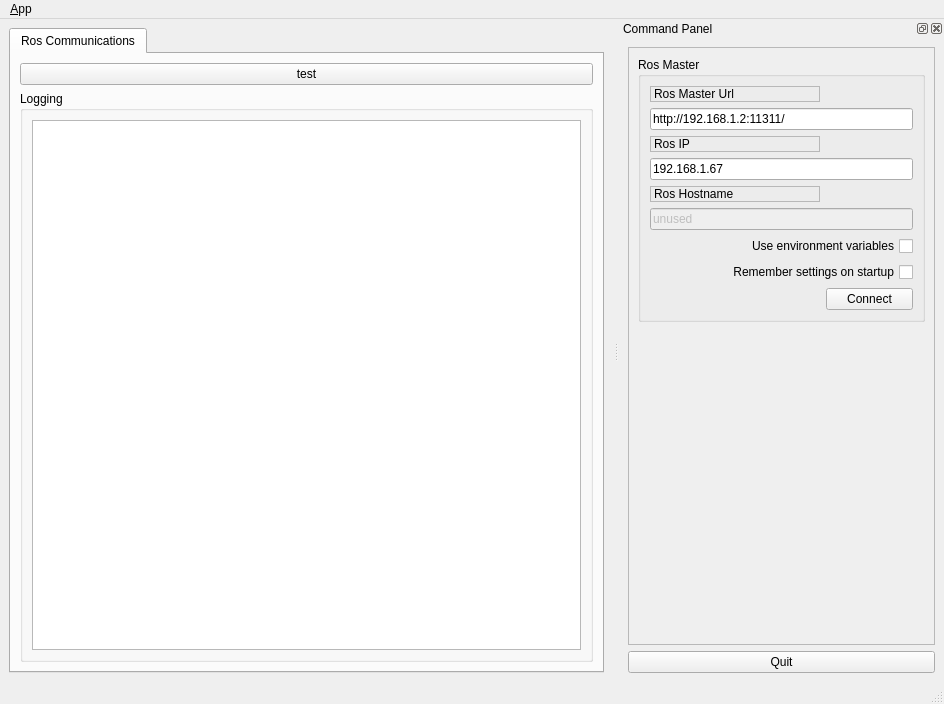
<?xml version="1.0" encoding="UTF-8"?>
<ui version="4.0">
 <class>MainWindowDesign</class>
 <widget class="QMainWindow" name="MainWindowDesign">
  <property name="geometry">
   <rect>
    <x>0</x>
    <y>0</y>
    <width>944</width>
    <height>704</height>
   </rect>
  </property>
  <property name="windowTitle">
   <string>QRosApp</string>
  </property>
  <property name="windowIcon">
   <iconset resource="../resources/images.qrc">
    <normaloff>:/images/icon.png</normaloff>:/images/icon.png</iconset>
  </property>
  <property name="locale">
   <locale language="English" country="Australia"/>
  </property>
  <widget class="QWidget" name="centralwidget">
   <layout class="QHBoxLayout">
    <item>
     <widget class="QTabWidget" name="tab_manager">
      <property name="minimumSize">
       <size>
        <width>100</width>
        <height>0</height>
       </size>
      </property>
      <property name="locale">
       <locale language="English" country="Australia"/>
      </property>
      <property name="currentIndex">
       <number>0</number>
      </property>
      <widget class="QWidget" name="tab_status">
       <attribute name="title">
        <string>Ros Communications</string>
       </attribute>
       <layout class="QVBoxLayout" name="verticalLayout_2">
        <item>
         <widget class="QPushButton" name="button_test">
          <property name="text">
           <string>test</string>
          </property>
         </widget>
        </item>
        <item>
         <widget class="QGroupBox" name="groupBox_12">
          <property name="sizePolicy">
           <sizepolicy hsizetype="MinimumExpanding" vsizetype="Preferred">
            <horstretch>0</horstretch>
            <verstretch>0</verstretch>
           </sizepolicy>
          </property>
          <property name="title">
           <string>Logging</string>
          </property>
          <layout class="QGridLayout" name="gridLayout_3">
           <item row="0" column="0">
            <widget class="QListView" name="view_logging"/>
           </item>
          </layout>
         </widget>
        </item>
       </layout>
      </widget>
     </widget>
    </item>
   </layout>
  </widget>
  <widget class="QMenuBar" name="menubar">
   <property name="geometry">
    <rect>
     <x>0</x>
     <y>0</y>
     <width>944</width>
     <height>25</height>
    </rect>
   </property>
   <widget class="QMenu" name="menu_File">
    <property name="title">
     <string>&amp;App</string>
    </property>
    <addaction name="action_Preferences"/>
    <addaction name="separator"/>
    <addaction name="actionAbout"/>
    <addaction name="actionAbout_Qt"/>
    <addaction name="separator"/>
    <addaction name="action_Quit"/>
   </widget>
   <addaction name="menu_File"/>
  </widget>
  <widget class="QStatusBar" name="statusbar"/>
  <widget class="QDockWidget" name="dock_status">
   <property name="sizePolicy">
    <sizepolicy hsizetype="Minimum" vsizetype="Preferred">
     <horstretch>0</horstretch>
     <verstretch>0</verstretch>
    </sizepolicy>
   </property>
   <property name="minimumSize">
    <size>
     <width>325</width>
     <height>395</height>
    </size>
   </property>
   <property name="allowedAreas">
    <set>Qt::RightDockWidgetArea</set>
   </property>
   <property name="windowTitle">
    <string>Command Panel</string>
   </property>
   <attribute name="dockWidgetArea">
    <number>2</number>
   </attribute>
   <widget class="QWidget" name="dockWidgetContents_2">
    <layout class="QVBoxLayout" name="verticalLayout">
     <item>
      <widget class="QFrame" name="frame">
       <property name="sizePolicy">
        <sizepolicy hsizetype="Minimum" vsizetype="Preferred">
         <horstretch>0</horstretch>
         <verstretch>0</verstretch>
        </sizepolicy>
       </property>
       <property name="frameShape">
        <enum>QFrame::StyledPanel</enum>
       </property>
       <property name="frameShadow">
        <enum>QFrame::Raised</enum>
       </property>
       <layout class="QVBoxLayout" name="verticalLayout_3">
        <item>
         <widget class="QGroupBox" name="groupBox">
          <property name="title">
           <string>Ros Master</string>
          </property>
          <layout class="QGridLayout" name="gridLayout">
           <item row="0" column="0">
            <widget class="QLabel" name="label">
             <property name="frameShape">
              <enum>QFrame::StyledPanel</enum>
             </property>
             <property name="frameShadow">
              <enum>QFrame::Raised</enum>
             </property>
             <property name="text">
              <string>Ros Master Url</string>
             </property>
            </widget>
           </item>
           <item row="1" column="0" colspan="2">
            <widget class="QLineEdit" name="line_edit_master">
             <property name="text">
              <string>http://192.168.1.2:11311/</string>
             </property>
            </widget>
           </item>
           <item row="2" column="0">
            <widget class="QLabel" name="label_2">
             <property name="frameShape">
              <enum>QFrame::StyledPanel</enum>
             </property>
             <property name="frameShadow">
              <enum>QFrame::Raised</enum>
             </property>
             <property name="text">
              <string>Ros IP</string>
             </property>
            </widget>
           </item>
           <item row="3" column="0" colspan="2">
            <widget class="QLineEdit" name="line_edit_host">
             <property name="text">
              <string>192.168.1.67</string>
             </property>
            </widget>
           </item>
           <item row="4" column="0">
            <widget class="QLabel" name="label_3">
             <property name="frameShape">
              <enum>QFrame::StyledPanel</enum>
             </property>
             <property name="frameShadow">
              <enum>QFrame::Raised</enum>
             </property>
             <property name="text">
              <string>Ros Hostname</string>
             </property>
            </widget>
           </item>
           <item row="5" column="0" colspan="2">
            <widget class="QLineEdit" name="line_edit_topic">
             <property name="enabled">
              <bool>false</bool>
             </property>
             <property name="text">
              <string>unused</string>
             </property>
            </widget>
           </item>
           <item row="6" column="0" colspan="2">
            <widget class="QCheckBox" name="checkbox_use_environment">
             <property name="layoutDirection">
              <enum>Qt::RightToLeft</enum>
             </property>
             <property name="text">
              <string>Use environment variables</string>
             </property>
            </widget>
           </item>
           <item row="7" column="0" colspan="2">
            <widget class="QCheckBox" name="checkbox_remember_settings">
             <property name="layoutDirection">
              <enum>Qt::RightToLeft</enum>
             </property>
             <property name="text">
              <string>Remember settings on startup</string>
             </property>
            </widget>
           </item>
           <item row="8" column="0">
            <spacer name="horizontalSpacer">
             <property name="orientation">
              <enum>Qt::Horizontal</enum>
             </property>
             <property name="sizeHint" stdset="0">
              <size>
               <width>170</width>
               <height>21</height>
              </size>
             </property>
            </spacer>
           </item>
           <item row="8" column="1">
            <widget class="QPushButton" name="button_connect">
             <property name="enabled">
              <bool>true</bool>
             </property>
             <property name="sizePolicy">
              <sizepolicy hsizetype="MinimumExpanding" vsizetype="Fixed">
               <horstretch>0</horstretch>
               <verstretch>0</verstretch>
              </sizepolicy>
             </property>
             <property name="toolTip">
              <string>Set the target to the current joint trajectory state.</string>
             </property>
             <property name="statusTip">
              <string>Clear all waypoints and set the target to the current joint trajectory state.</string>
             </property>
             <property name="text">
              <string>Connect</string>
             </property>
            </widget>
           </item>
          </layout>
         </widget>
        </item>
        <item>
         <spacer name="verticalSpacer_3">
          <property name="orientation">
           <enum>Qt::Vertical</enum>
          </property>
          <property name="sizeHint" stdset="0">
           <size>
            <width>20</width>
            <height>233</height>
           </size>
          </property>
         </spacer>
        </item>
       </layout>
      </widget>
     </item>
     <item>
      <widget class="QPushButton" name="quit_button">
       <property name="sizePolicy">
        <sizepolicy hsizetype="MinimumExpanding" vsizetype="Fixed">
         <horstretch>0</horstretch>
         <verstretch>0</verstretch>
        </sizepolicy>
       </property>
       <property name="text">
        <string>Quit</string>
       </property>
      </widget>
     </item>
    </layout>
   </widget>
  </widget>
  <action name="action_Quit">
   <property name="text">
    <string>&amp;Quit</string>
   </property>
   <property name="shortcut">
    <string>Ctrl+Q</string>
   </property>
   <property name="shortcutContext">
    <enum>Qt::ApplicationShortcut</enum>
   </property>
  </action>
  <action name="action_Preferences">
   <property name="text">
    <string>&amp;Preferences</string>
   </property>
  </action>
  <action name="actionAbout">
   <property name="text">
    <string>&amp;About</string>
   </property>
  </action>
  <action name="actionAbout_Qt">
   <property name="text">
    <string>About &amp;Qt</string>
   </property>
  </action>
 </widget>
 <resources>
  <include location="../resources/images.qrc"/>
 </resources>
 <connections>
  <connection>
   <sender>action_Quit</sender>
   <signal>triggered()</signal>
   <receiver>MainWindowDesign</receiver>
   <slot>close()</slot>
   <hints>
    <hint type="sourcelabel">
     <x>-1</x>
     <y>-1</y>
    </hint>
    <hint type="destinationlabel">
     <x>399</x>
     <y>299</y>
    </hint>
   </hints>
  </connection>
  <connection>
   <sender>quit_button</sender>
   <signal>clicked()</signal>
   <receiver>MainWindowDesign</receiver>
   <slot>close()</slot>
   <hints>
    <hint type="sourcelabel">
     <x>859</x>
     <y>552</y>
    </hint>
    <hint type="destinationlabel">
     <x>469</x>
     <y>299</y>
    </hint>
   </hints>
  </connection>
 </connections>
</ui>
